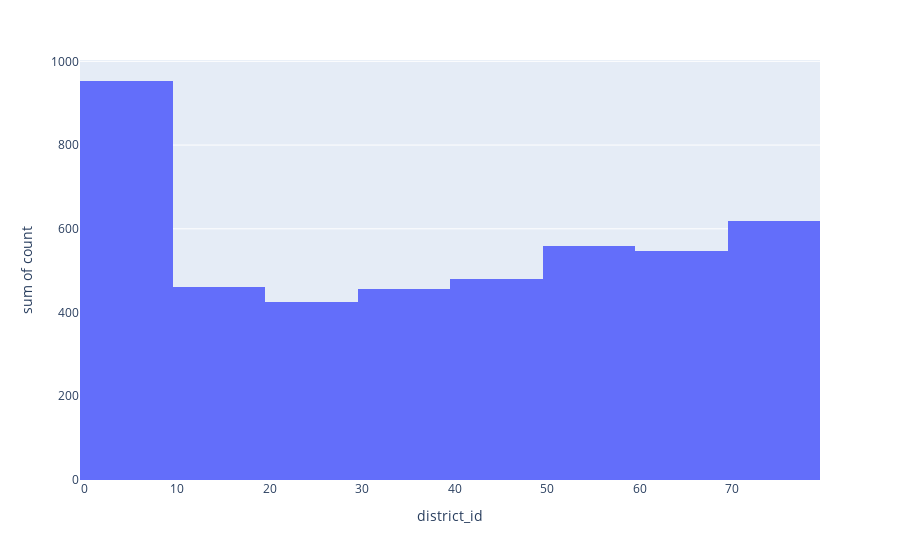

Here is the notebook cell this chart was saved with:
### Code cell
fig = px.histogram(df, x='district_id', y='count')
fig.show()

### Figure 1 — Plotly figure (JSON) as saved in the notebook; plotly's stock layout.template omitted (floating-point values rounded to 4 significant figures)
{"data": [{"bingroup": "x", "histfunc": "sum", "hovertemplate": "district_id=%{x}<br>sum of count=%{y}<extra></extra>", "legendgroup": "", "marker": {"color": "#636efa", "pattern": {"shape": ""}}, "name": "", "orientation": "v", "showlegend": false, "type": "histogram", "x": [1, 2, 3, 4, 5, 6, 7, 8, 9, 10, 11, 12, 13, 14, 15, 16, 17, 18, 19, 20, 21, 22, 23, 24, 25, 26, 27, 28, 29, 30, 31, 32, 33, 34, 35, 36, 37, 38, 39, 40, 41, 42, 43, 44, 45, 46, 47, 48, 49, 50, 51, 52, 53, 54, 55, 56, 57, 58, 59, 60, 61, 62, 63, 64, 65, 66, 67, 68, 69, 70, 71, 72, 73, 74, 75, 76, 77], "xaxis": "x", "y": [554, 42, 50, 48, 65, 48, 44, 56, 46, 48, 48, 42, 37, 41, 50, 52, 42, 46, 55, 36, 48, 36, 50, 42, 42, 45, 39, 45, 43, 38, 50, 48, 49, 39, 43, 57, 37, 54, 41, 44, 45, 48, 49, 50, 41, 59, 53, 53, 37, 48, 49, 57, 50, 128, 53, 44, 41, 32, 57, 51, 45, 44, 49, 92, 39, 53, 43, 83, 48, 152, 42, 88, 56, 135, 51, 55, 40], "yaxis": "y"}], "layout": {"barmode": "relative", "legend": {"tracegroupgap": 0}, "margin": {"t": 60}, "xaxis": {"anchor": "y", "domain": [0, 1], "title": {"text": "district_id"}}, "yaxis": {"anchor": "x", "domain": [0, 1], "title": {"text": "sum of count"}}}}
